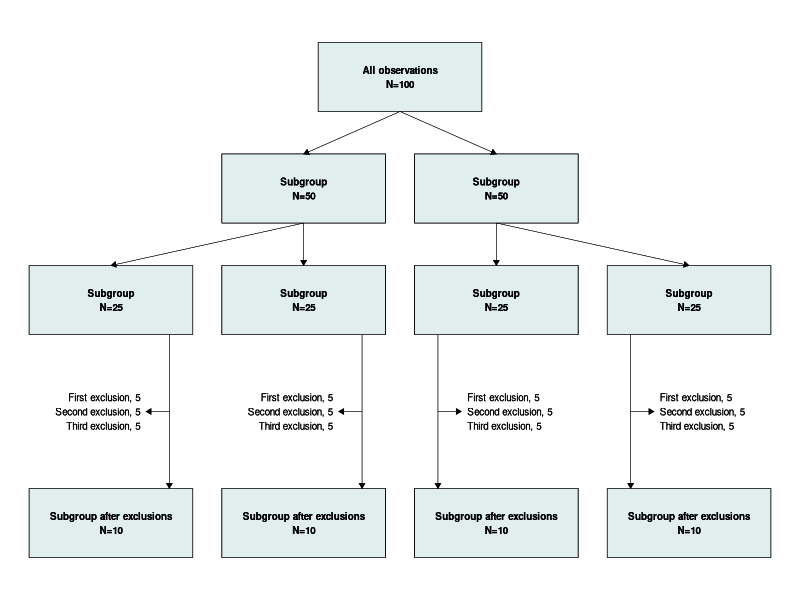

Write the R code that produced this figure.

# A tutorial on dynamically drawing CONSORT diagrams from data using R and ggplot2

# Code and tutorial written by Matthew Johnson

# Tutorial text can be found at: 

# Inspired by an RPubs blog article by Peter Higgins: https://rpubs.com/phiggins/461686


#------------------------------------------------------------------------------
# Create a sample dataset
#------------------------------------------------------------------------------
id <- seq(1:100)

lyr_2 <- rep(2:3, 50)

lyr_3 <- rep(1:4, 25)

exclusion_lyr_4 <- c(rep(0, 40), rep(1, 20), rep(2, 20), rep(3, 20))

lyr_5 <- c(rep(1:4, 10), rep(0, 60))

df <- as.data.frame(cbind(id, lyr_2, lyr_3, exclusion_lyr_4, lyr_5))

rm(id, lyr_2, lyr_3, exclusion_lyr_4, lyr_5)


#------------------------------------------------------------------------------
# Set up the plot
#------------------------------------------------------------------------------
col_nr <- as.integer(4)

col_width <- as.integer(28)

col_spc <- as.integer(5)

lyr_nr <- as.integer(5)

lyr_depth <- as.integer(13)

lyr_spc <- as.integer(8)

plot_width <- as.integer((col_nr * col_width) + ((col_nr + 1) * col_spc))

plot_height <- as.integer((lyr_nr * lyr_depth) + ((lyr_nr + 1) * lyr_spc))

plot_area <- as.data.frame(matrix(ncol = 2, nrow = 2, dimnames = list(NULL, c("x", "y"))))
plot_area$x <- c(1, plot_width)
plot_area$y <- c(1, plot_height)


#------------------------------------------------------------------------------
# Set up the grid
#------------------------------------------------------------------------------
matr_col_dim <- matrix(
  c(
    list(c(NA, NA, NA)), 
    list(c(NA, NA, NA)), 
    list(c(NA, NA, NA)), 
    list(c(NA, NA, NA))
  ), 
  nrow = 1, 
  ncol = col_nr
)

for(i in col_nr:1) {
  {
    if(i == col_nr)
      matr_col_dim[[1, i]][3] = plot_width - col_spc
    else
      matr_col_dim[[1, i]][3] = matr_col_dim[[1, i + 1]][1] - col_spc
  }
  matr_col_dim[[1, i]][2] = matr_col_dim[[1, i]][3] - (col_width / 2)
  matr_col_dim[[1, i]][1] = matr_col_dim[[1, i]][3] - col_width
}

rm(i)

matr_lyr_dim <- matrix(
  c(
    list(c(NA, NA, NA)), 
    list(c(NA, NA, NA)), 
    list(c(NA, NA, NA)),
    list(c(NA, NA, NA)),
    list(c(NA, NA, NA))
  ), 
  nrow = lyr_nr, 
  ncol = 1
)

for(i in 1:lyr_nr) {
  {
    if(i == 1)
      matr_lyr_dim[[i, 1]][3] = plot_height - lyr_spc
    else
      matr_lyr_dim[[i, 1]][3] = matr_lyr_dim[[i - 1, 1]][1] - lyr_spc
  }
  matr_lyr_dim[[i, 1]][2] = matr_lyr_dim[[i, 1]][3] - (lyr_depth / 2)
  matr_lyr_dim[[i, 1]][1] = matr_lyr_dim[[i, 1]][3] - lyr_depth
}

rm(i)


#------------------------------------------------------------------------------
# Create more lookup tables
#------------------------------------------------------------------------------
matr_cell_text <- matrix(
  c(
    NA, "All observations\nN=", NA, NA, # layer 1
    NA, "Subgroup\nN=", "Subgroup\nN=", NA, # layer 2
    "Subgroup\nN=", "Subgroup\nN=", "Subgroup\nN=", "Subgroup\nN=", # layer 3
    NA, NA, NA, NA, # layer 4
    "Subgroup after exclusions\nN=", "Subgroup after exclusions\nN=", "Subgroup after exclusions\nN=", "Subgroup after exclusions\nN=" # layer 5
  ), 
  nrow = lyr_nr, 
  byrow = TRUE,
  dimnames = list(
    c(seq(1, lyr_nr)), 
    c(seq(1, col_nr)) 
  )
)

matr_cell_values <- matrix(
  c(
    NA, length(df$id), NA, NA, # layer 1
    NA, sum(df$lyr_2 == 2), sum(df$lyr_2 == 3), NA, # layer 2
    sum(df$lyr_3 == 1), sum(df$lyr_3 == 2), sum(df$lyr_3 == 3), sum(df$lyr_3 == 4), # layer 3
    NA, NA, NA, NA, # layer 4
    sum(df$lyr_5 == 1), sum(df$lyr_5 == 2), sum(df$lyr_5 == 3), sum(df$lyr_5 == 4) # layer 5
  ), 
  nrow = lyr_nr, 
  byrow = TRUE,
  dimnames = list(
    c(seq(1, lyr_nr)), 
    c(seq(1, col_nr)) 
  )
)

matr_lyr_4_content <- matrix(
  c(
    sum(df$lyr_3 == 1 & df$exclusion_lyr_4 == 1), sum(df$lyr_3 == 1 & df$exclusion_lyr_4 == 2), sum(df$lyr_3 == 1 & df$exclusion_lyr_4 == 3), # column 1
    sum(df$lyr_3 == 2 & df$exclusion_lyr_4 == 1), sum(df$lyr_3 == 2 & df$exclusion_lyr_4 == 2), sum(df$lyr_3 == 2 & df$exclusion_lyr_4 == 3), # column 2
    sum(df$lyr_3 == 3 & df$exclusion_lyr_4 == 1), sum(df$lyr_3 == 3 & df$exclusion_lyr_4 == 2), sum(df$lyr_3 == 3 & df$exclusion_lyr_4 == 3), # column 3
    sum(df$lyr_3 == 4 & df$exclusion_lyr_4 == 1), sum(df$lyr_3 == 4 & df$exclusion_lyr_4 == 2), sum(df$lyr_3 == 4 & df$exclusion_lyr_4 == 3) # column 4
  ), 
  ncol = col_nr, 
  byrow = FALSE,
  dimnames = list(
    c("First exclusion, ", "Second exclusion, ", "Third exclusion, "), 
    c(seq(1, 4)) 
  )
)


#------------------------------------------------------------------------------
# Define draw functions
#------------------------------------------------------------------------------
# (a) closed cell
geom_closed_cell <- function(
  lyr, 
  col, 
  arrow_x_start = matr_col_dim[[1, col]][2], 
  arrow_x_end = arrow_x_start, 
  arrow_y_start = matr_lyr_dim[[lyr - 1, 1]][1] 
) {
  
  assign("lyr_f", lyr, envir = .GlobalEnv)
  assign("col_f", col, envir = .GlobalEnv)
  
  list(
    geom_rect(
      xmin = matr_col_dim[[1, col]][1], 
      xmax = matr_col_dim[[1, col]][3], 
      ymin = matr_lyr_dim[[lyr, 1]][1], 
      ymax = matr_lyr_dim[[lyr, 1]][3], 
      color = 'black', 
      fill = 'azure2', 
      size = 0.25
    ), 
    geom_text(
      x = matr_col_dim[[1, col]][2], 
      y = matr_lyr_dim[[lyr, 1]][2], 
      label = paste0(
        matr_cell_text[lyr, col], 
        matr_cell_values[lyr, col]
      ), 
      size = 2.5, 
      fontface = 'bold'
    ), 
    geom_segment(
      x = arrow_x_start, 
      xend = arrow_x_end, 
      y = arrow_y_start, 
      yend = matr_lyr_dim[[lyr, 1]][3], 
      size = 0.15, 
      linejoin = "mitre", 
      lineend = "butt",
      arrow = arrow(length = unit(1.5, "mm"), type = "closed") 
    )
  )
}

# (b) open cell
geom_open_cell <- function(
  lyr, 
  col, 
  txt_x, 
  txt_align, 
  arrow_x_start = matr_col_dim[[1, col]][2] + (col_spc * 2), 
  arrow_x_end = matr_col_dim[[1, col]][2] + (col_spc * 1.2) 
) {
  
  assign("lyr_f", lyr, envir = .GlobalEnv)
  assign("col_f", col, envir = .GlobalEnv)
  
  list(
    geom_text(
      x = txt_x, 
      y = matr_lyr_dim[[lyr, 1]][2], 
      label = paste0(
        rownames(matr_lyr_4_content)[1],
        matr_lyr_4_content[1, col], 
        "\n",
        rownames(matr_lyr_4_content)[2],
        matr_lyr_4_content[2, col], 
        "\n",
        rownames(matr_lyr_4_content)[3],
        matr_lyr_4_content[3, col]
      ), 
      size = 2.5,
      hjust = txt_align
    ), 
    geom_segment(
      x = arrow_x_start, 
      xend = arrow_x_end, 
      y = matr_lyr_dim[[lyr, 1]][2], 
      yend = matr_lyr_dim[[lyr, 1]][2], 
      size = 0.15, 
      linejoin = "mitre", 
      lineend = "butt",
      arrow = arrow(length = unit(1.5, "mm"), type = "closed") 
    )
  )
}


#------------------------------------------------------------------------------
# Draw the final CONSORT diagram
#------------------------------------------------------------------------------
install.packages("tidyverse")
library(tidyverse)

CONSORT_diag <- ggplot(plot_area, aes(x, y)) + 
  scale_x_continuous(
    breaks = c(unlist(matr_col_dim), plot_width), 
    labels = c(unlist(matr_col_dim), plot_width), 
    limits = c(0, plot_width), 
    expand = c(0, 0)
  ) +
  scale_y_continuous(
    breaks = c(unlist(matr_lyr_dim), plot_height), 
    labels = c(unlist(matr_lyr_dim), plot_height), 
    limits = c(0, plot_height), 
    expand = c(0, 0)
  ) +
  
  # layer 1: 
  geom_rect(
    xmin = matr_col_dim[[1, 2]][2] + (col_spc / 2), 
    xmax = matr_col_dim[[1, 3]][2] - (col_spc / 2), 
    ymin = matr_lyr_dim[[1, 1]][1], 
    ymax = matr_lyr_dim[[1, 1]][3], 
    color = 'black', 
    fill = 'azure2', 
    size = 0.25
  ) +
  geom_text(
    x = matr_col_dim[[1, 2]][3] + (col_spc / 2), 
    y = matr_lyr_dim[[1, 1]][2], 
    label = paste0(
      matr_cell_text[1, 2], 
      matr_cell_values[1, 2]
    ), 
    size = 2.5, 
    fontface = 'bold'
  ) +
  
  # layer 2:
  geom_closed_cell(
    lyr = 2, 
    col = 2, 
    arrow_x_start = matr_col_dim[[1, col_f]][3] + (col_spc / 2), 
    arrow_x_end = matr_col_dim[[1, col_f]][2]
  ) +
  geom_closed_cell(
    lyr = 2, 
    col = 3, 
    arrow_x_start = matr_col_dim[[1, (col_f - 1)]][3] + (col_spc / 2), 
    arrow_x_end = matr_col_dim[[1, col_f]][2]
  ) +
  
  # layer 3:
  geom_closed_cell(
    lyr = 3, 
    col = 1, 
    arrow_x_start = matr_col_dim[[1, (col_f + 1)]][2], 
    arrow_x_end = matr_col_dim[[1, col_f]][2]
  ) + 
  geom_closed_cell(
    lyr = 3, 
    col = 2
  ) +
  geom_closed_cell(
    lyr = 3, 
    col = 3
  ) +
  geom_closed_cell(
    lyr = 3, 
    col = 4, 
    arrow_x_start = matr_col_dim[[1, (col_f - 1)]][2], 
    arrow_x_end = matr_col_dim[[1, col_f]][2]
  ) + 
  
  # layer 4: 
  geom_open_cell(
    lyr = 4, 
    col = 1, 
    txt_x = matr_col_dim[[1, col_f]][2] + col_spc,
    txt_align = 'right'
  ) +
  geom_open_cell(
    lyr = 4, 
    col = 2, 
    txt_x = matr_col_dim[[1, col_f]][2] + col_spc,
    txt_align = 'right'
  ) +
  geom_open_cell(
    lyr = 4, 
    col = 3, 
    txt_x = matr_col_dim[[1, col_f]][2] - col_spc, 
    txt_align = 'left', 
    arrow_x_start = matr_col_dim[[1, col_f]][2] - (col_spc * 2), 
    arrow_x_end = matr_col_dim[[1, col_f]][2] - (col_spc * 1.2)
  ) +
  geom_open_cell(
    lyr = 4, 
    col = 4, 
    txt_x = matr_col_dim[[1, col_f]][2] - col_spc, 
    txt_align = 'left', 
    arrow_x_start = matr_col_dim[[1, col_f]][2] - (col_spc * 2), 
    arrow_x_end = matr_col_dim[[1, col_f]][2] - (col_spc * 1.2)
  ) + 
  
  # layer 5:
  geom_closed_cell(
    lyr = 5, 
    col = 1, 
    arrow_x_start = matr_col_dim[[1, col_f]][2] + (col_spc * 2), 
    arrow_y_start = matr_lyr_dim[[(lyr_f - 2), 1]][1]
  ) +
  geom_closed_cell(
    lyr = 5, 
    col = 2, 
    arrow_x_start = matr_col_dim[[1, col_f]][2] + (col_spc * 2), 
    arrow_y_start = matr_lyr_dim[[(lyr_f - 2), 1]][1]
  ) +
  geom_closed_cell(
    lyr = 5, 
    col = 3, 
    arrow_x_start = matr_col_dim[[1, col_f]][2] - (col_spc * 2), 
    arrow_y_start = matr_lyr_dim[[(lyr_f - 2), 1]][1]
  ) +
  geom_closed_cell(
    lyr = 5, 
    col = 4, 
    arrow_x_start = matr_col_dim[[1, col_f]][2] - (col_spc * 2), 
    arrow_y_start = matr_lyr_dim[[(lyr_f - 2), 1]][1]
  ) +
  
  theme_void()

CONSORT_diag

